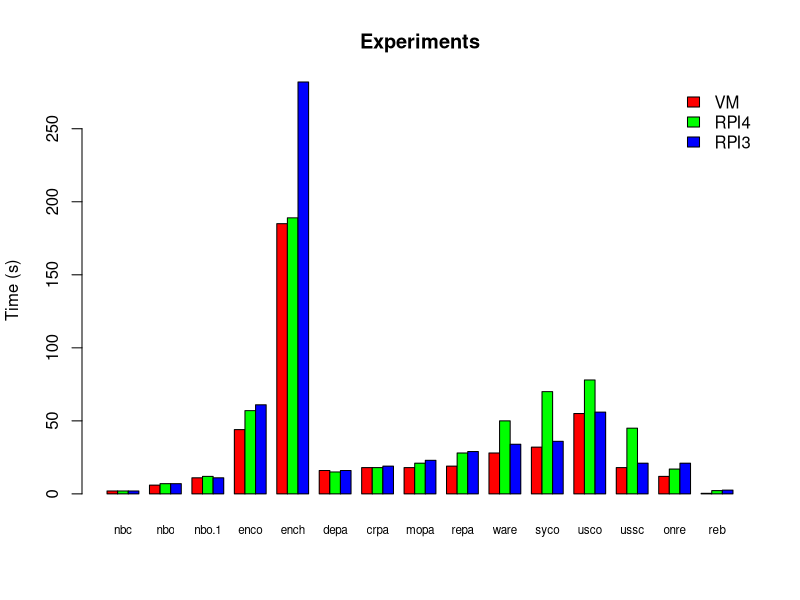

Recreate this plot in R.
sink("states.Rout")
pdf("20_states.pdf")
exp_data <- read.table("20_states.txt", header=T, sep=";")
cols = rainbow(3)
barplot(as.matrix(exp_data), main="Experiments", ylab="Time (s)", beside=TRUE,cex.names=0.7, col=rainbow(3))
legend("topright", c("VM", "RPI4", "RPI3"), cex=1, bty="n", fill=rainbow(3))
dev.off()
